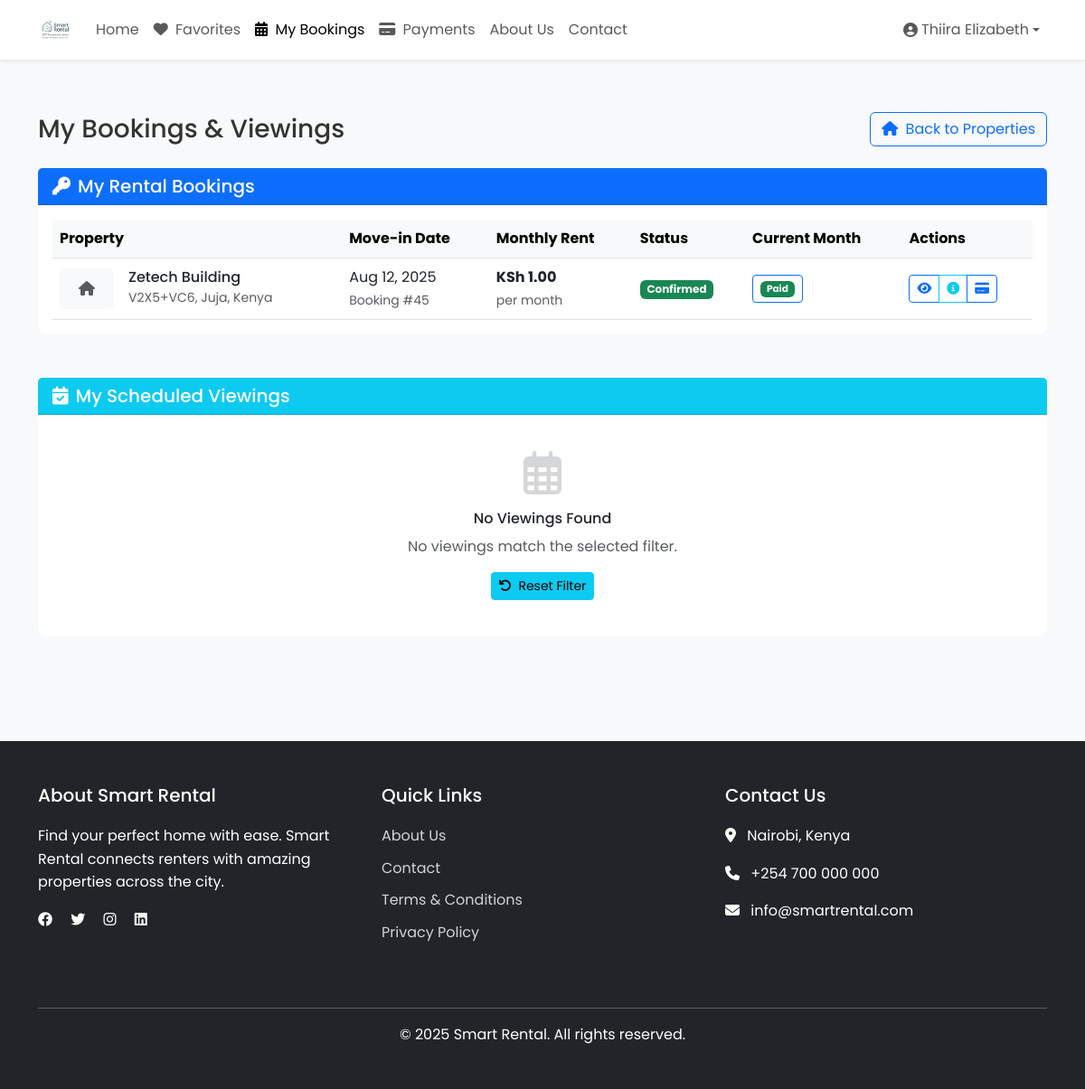
/smart_rental/my_bookings.php?status=pending (signed in), run on the app's committed database.
### tables this page shows
CREATE TABLE `rental_bookings` (
  `id` int(30) NOT NULL,
  `house_id` int(30) NOT NULL,
  `monthly_rent` decimal(15,2) NOT NULL,
  `landlord_id` int(30) NOT NULL,
  `user_id` int(30) NOT NULL,
  `start_date` date NOT NULL,
  `check_in_time` time DEFAULT NULL,
  `end_date` date NOT NULL,
  `check_out_time` time DEFAULT NULL,
  `special_requests` text DEFAULT NULL,
  `last_payment_date` date DEFAULT NULL,
  `next_payment_due` date DEFAULT NULL,
  `security_deposit` decimal(15,2) DEFAULT 0.00,
  `payment_status` enum('pending','partial','paid','refunded','cancelled') NOT NULL DEFAULT 'pending',
  `payment_method` varchar(50) DEFAULT NULL,
  `payment_reference` varchar(100) DEFAULT NULL,
  `status` enum('pending','confirmed','cancelled','completed','active') NOT NULL DEFAULT 'pending',
  `cancellation_reason` text DEFAULT NULL,
  `cancelled_by` enum('tenant','landlord','system') DEFAULT NULL,
  `documents` text DEFAULT NULL COMMENT 'JSON array of document paths',
  `created_at` timestamp NOT NULL DEFAULT current_timestamp(),
  `updated_at` timestamp NOT NULL DEFAULT current_timestamp() ON UPDATE current_timestamp()
);

CREATE TABLE `houses` (
  `id` int(30) NOT NULL,
  `landlord_id` int(30) NOT NULL,
  `house_no` varchar(50) NOT NULL,
  `category_id` int(30) NOT NULL,
  `description` text NOT NULL,
  `location` varchar(255) DEFAULT NULL,
  `city` varchar(100) DEFAULT NULL,
  `state` varchar(100) DEFAULT NULL,
  `country` varchar(100) DEFAULT NULL,
  `latitude` decimal(10,8) DEFAULT NULL,
  `longitude` decimal(11,8) DEFAULT NULL,
  `price` double NOT NULL,
  `security_deposit` decimal(10,2) DEFAULT NULL,
  `min_rental_period` int(11) DEFAULT 1 COMMENT 'In months',
  `max_rental_period` int(11) DEFAULT 12 COMMENT 'In months',
  `advance_rent_months` int(11) DEFAULT 1 COMMENT 'Number of months rent to pay in advance',
  `payment_cycle` enum('monthly','quarterly','annually') NOT NULL DEFAULT 'monthly',
  `late_fee_percentage` decimal(5,2) DEFAULT 5.00,
  `bedrooms` int(11) DEFAULT 0,
  `bathrooms` int(11) DEFAULT 0,
  `area` decimal(10,2) DEFAULT NULL,
  `image` varchar(255) DEFAULT NULL,
  `main_image` varchar(255) DEFAULT NULL,
  `featured` tinyint(1) DEFAULT 0,
  `status` tinyint(1) DEFAULT 1,
  `created_at` timestamp NOT NULL DEFAULT current_timestamp(),
  `updated_at` timestamp NOT NULL DEFAULT current_timestamp() ON UPDATE current_timestamp(),
  `address` text DEFAULT NULL,
  `total_units` int(11) NOT NULL DEFAULT 1,
  `available_units` int(11) NOT NULL DEFAULT 1
);

CREATE TABLE `monthly_rent_payments` (
  `id` int(11) NOT NULL,
  `booking_id` int(11) NOT NULL,
  `month` date NOT NULL COMMENT 'First day of the month (YYYY-MM-01)',
  `amount` decimal(15,2) NOT NULL,
  `status` enum('paid','unpaid','overdue') NOT NULL DEFAULT 'unpaid',
  `payment_type` varchar(50) DEFAULT 'monthly_rent',
  `is_first_payment` tinyint(1) DEFAULT 0,
  `security_deposit_amount` decimal(15,2) DEFAULT 0.00,
  `monthly_rent_amount` decimal(15,2) DEFAULT 0.00,
  `payment_date` datetime DEFAULT NULL,
  `payment_method` varchar(50) DEFAULT NULL,
  `transaction_id` varchar(255) DEFAULT NULL,
  `mpesa_receipt_number` varchar(50) DEFAULT NULL,
  `notes` text DEFAULT NULL,
  `created_at` timestamp NOT NULL DEFAULT current_timestamp(),
  `updated_at` timestamp NOT NULL DEFAULT current_timestamp() ON UPDATE current_timestamp()
);

### smart_rental/my_bookings.php (the view, shortened to what the rows shown need)
<?php
require_once '../config/db.php';
$stmt = $conn->prepare("
    SELECT rb.*,
           h.house_no as property_title,
           h.location as location,
           h.main_image as main_image,
           h.price as monthly_rent
    FROM rental_bookings rb
    LEFT JOIN houses h ON rb.house_id = h.id
    WHERE rb.user_id = ?
    ORDER BY rb.created_at DESC
");
$stmt->bind_param('i', $_SESSION['user_id']);
$stmt->execute();
$bookings = $stmt->get_result()->fetch_all(MYSQLI_ASSOC);
foreach ($bookings as &$booking) {
    $currentMonth = date('Y-m-01');
    $today = date('Y-m-d');
    $bookingHasStarted = $today >= $booking['start_date'];
    if ($bookingHasStarted) {
        $stmt = $conn->prepare("
            SELECT status, payment_date, amount
            FROM monthly_rent_payments
            WHERE booking_id = ? AND month = ?
        ");
        $stmt->bind_param('is', $booking['id'], $currentMonth);
        $stmt->execute();
        $result = $stmt->get_result()->fetch_assoc();
        if ($result) {
            $booking['current_month_status'] = $result;
        } else {
            $stmt = $conn->prepare("
                SELECT payment_date, amount, payment_method, transaction_id
                FROM booking_payments
                WHERE booking_id = ? AND status = 'completed'
                AND DATE_FORMAT(payment_date, '%Y-%m-01') = ?
            ");
            $stmt->bind_param('is', $booking['id'], $currentMonth);
            $stmt->execute();
            $bookingPayment = $stmt->get_result()->fetch_assoc();
            if ($bookingPayment) {
                $insertStmt = $conn->prepare("
                    INSERT INTO monthly_rent_payments
                    (booking_id, month, amount, status, payment_date, payment_method, mpesa_receipt_number, notes, is_first_payment, payment_type)
                    VALUES (?, ?, ?, 'paid', ?, ?, ?, ?, 0, 'monthly_rent')
                ");
                $insertStmt->bind_param('isdsisss',
                    $booking['id'],
                    $currentMonth,
                    $bookingPayment['amount'],
                    $bookingPayment['payment_date'],
                    $bookingPayment['payment_method'],
                    $bookingPayment['transaction_id'],
                    'Auto-synced from booking_payments'
                );
                $insertStmt->execute();
                $booking['current_month_status'] = [
                    'status' => 'paid',
                    'payment_date' => $bookingPayment['payment_date'],
                    'amount' => $bookingPayment['amount']
                ];
            } else {
                $currentMonthDay15 = date('Y-m-4');
                if ($today > $currentMonthDay15) {
                    $status = 'overdue';
                } else {
                    $status = 'unpaid';
                }
                $booking['current_month_status'] = [
                    'status' => $status,
                    'payment_date' => null,
                    'amount' => null
                ];
            }
        }
    } else {
        $stmt = $conn->prepare("
            SELECT status, payment_date, amount
            FROM monthly_rent_payments
            WHERE booking_id = ? AND is_first_payment = 1 AND status = 'paid'
        ");
        $stmt->bind_param('i', $booking['id']);
        $stmt->execute();
        $initialPayment = $stmt->get_result()->fetch_assoc();
    }
}
include 'includes/header.php';
?>
<div class="container py-5">
    <div class="d-flex justify-content-between align-items-center mb-4">
        <h1 class="h3 mb-0">My Bookings & Viewings</h1>
    </div>
    <div class="card mb-5">
        <div class="card-body">
            <?php if (empty($bookings)): ?>
                <div class="text-center py-4">
                    <div class="mb-3">
                        <i class="fas fa-home fa-3x text-muted opacity-25"></i>
                    </div>
                    <h6 class="mb-2">No Rental Bookings</h6>
                    <p class="text-muted mb-3">You don't have any active rental bookings. Browse our properties to make a booking.</p>
                    <a href="index.php" class="btn btn-primary btn-sm">
                        <i class="fas fa-search me-1"></i> Browse Properties
                    </a>
                </div>
            <?php else: ?>
                <div class="table-responsive">
                    <table class="table table-hover align-middle mb-0">
                        <thead class="table-light">
                            <tr>
                                <th>Property</th>
                                <th>Move-in Date</th>
                                <th>Monthly Rent</th>
                                <th>Status</th>
                                <th>Current Month</th>
                                <th>Actions</th>
                            </tr>
                        </thead>
                        <tbody>
                            <?php foreach ($bookings as $booking):
                                $statusClass = [
                                    'pending' => 'warning',
                                    'confirmed' => 'success',
                                    'cancelled' => 'danger',
                                    'completed' => 'secondary',
                                    'active' => 'info'
                                ][$booking['status']] ?? 'secondary';
                            ?>
                            <tr>
                                <td>
                                    <div class="d-flex align-items-center">
                                        <?php if (!empty($booking['main_image'])):
                                            $imagePath = '../uploads/' . $booking['main_image'];
                                            if (file_exists($imagePath)): ?>
                                            <img src="<?php echo htmlspecialchars($imagePath); ?>"
                                                 alt="<?php echo htmlspecialchars($booking['property_title']); ?>"
                                                 class="rounded me-3" style="width: 60px; height: 45px; object-fit: cover;">
                                            <?php else: ?>
                                            <div class="bg-light rounded me-3 d-flex align-items-center justify-content-center" style="width: 60px; height: 45px;">
                                                <i class="fas fa-home text-muted"></i>
                                            </div>
                                            <?php endif; ?>
                                        <?php else: ?>
                                            <div class="bg-light rounded me-3 d-flex align-items-center justify-content-center" style="width: 60px; height: 45px;">
                                                <i class="fas fa-home text-muted"></i>
                                            </div>
                                        <?php endif; ?>
                                        <div>
                                            <h6 class="mb-0"><?php echo htmlspecialchars($booking['property_title']); ?></h6>
                                            <small class="text-muted"><?php echo htmlspecialchars($booking['location']); ?></small>
                                        </div>
                                    </div>
                                </td>
                                <td>
                                    <div>
                                        <div><?php echo date('M j, Y', strtotime($booking['start_date'])); ?></div>
                                        <small class="text-muted">Booking #<?php echo $booking['id']; ?></small>
                                    </div>
                                </td>
                                <td>
                                    <div class="fw-bold">KSh <?php echo number_format($booking['monthly_rent'] ?? $booking['price'], 2); ?></div>
                                    <small class="text-muted">per month</small>
                                </td>
                                <td>
                                    <span class="badge bg-<?php echo $statusClass; ?>">
                                        <?php echo ucfirst($booking['status']); ?>
                                    </span>
                                </td>
                                <td>
                                    <button type="button"
                                            class="btn btn-sm btn-outline-primary payment-status-btn"
                                            data-booking-id="<?php echo $booking['id']; ?>"
                                            data-bs-toggle="modal"
                                            data-bs-target="#monthlyPaymentsModal"
                                            title="View Payment History">
                                        <?php
                                        $statusClass = [
                                            'paid' => 'success',
                                            'unpaid' => 'warning',
                                            'overdue' => 'danger'
                                        ][$booking['current_month_status']['status']] ?? 'secondary';
                                        $statusText = [
                                            'paid' => 'Paid',
                                            'unpaid' => 'Unpaid',
                                            'overdue' => 'Overdue'
                                        ][$booking['current_month_status']['status']] ?? ucfirst($booking['current_month_status']['status']);
                                        echo '<span class="badge bg-' . $statusClass . '">' . $statusText . '</span>';
                                        ?>
                                    </button>
                                </td>
                                <td>
                                    <div class="btn-group btn-group-sm" role="group">
                                        <a href="property.php?id=<?php echo $booking['house_id']; ?>"
                                           class="btn btn-outline-primary"
                                           title="View Property">
                                            <i class="fas fa-eye"></i>
                                        </a>
                                        <a href="booking_details.php?id=<?php echo $booking['id']; ?>"
                                           class="btn btn-outline-info"
                                           title="View Details">
                                            <i class="fas fa-info-circle"></i>
                                        </a>
                                        <?php if ($booking['status'] === 'pending'): ?>
                                        <a href="booking_payment.php?id=<?php echo $booking['id']; ?>&type=initial"
                                           class="btn btn-outline-success"
                                           title="Make Initial Payment">
                                            <i class="fas fa-credit-card"></i>
                                        </a>
                                        <?php elseif ($booking['status'] === 'paid' || $booking['status'] === 'confirmed'): ?>
                                        <?php
                                        require_once 'monthly_payment_tracker.php';
                                        $tracker = new MonthlyPaymentTracker($conn);
                                        $nextPaymentDue = $tracker->getNextPaymentDue($booking['id']);
                                        if ($nextPaymentDue) {
                                            $monthName = date('F Y', strtotime($nextPaymentDue['month']));
                                            $amount = number_format($nextPaymentDue['amount'], 2);
                                        ?>
                                        <a href="booking_payment.php?id=<?php echo $booking['id']; ?>"
                                           class="btn btn-outline-primary"
                                           title="Pay <?php echo $monthName; ?> - KSh <?php echo $amount; ?>">
                                            <i class="fas fa-credit-card"></i>
                                        </a>
                                        <?php
                                        } else {
                                        ?>
                                        <span class="badge bg-success">
                                            <i class="fas fa-check"></i> All Paid
                                        </span>
                                        <?php
                                        }
                                        ?>
                                        <?php endif; ?>
                                    </div>
                                </td>
                            </tr>
                            <?php endforeach; ?>
                        </tbody>
                    </table>
                </div>
            <?php endif; ?>
        </div>
    </div>
</div>
<?php include 'includes/footer.php'; ?>

### data on the page
rental_bookings: house.house_no "Zetech Building", house.location "V2X5+VC6, Juja, Kenya", start_date "Aug 12, 2025", id "45", house.price "1.00", status "Confirmed"
monthly_rent_payments: status "Paid"

### other printed values
$_SESSION['user_name'] "Thiira Elizabeth"
